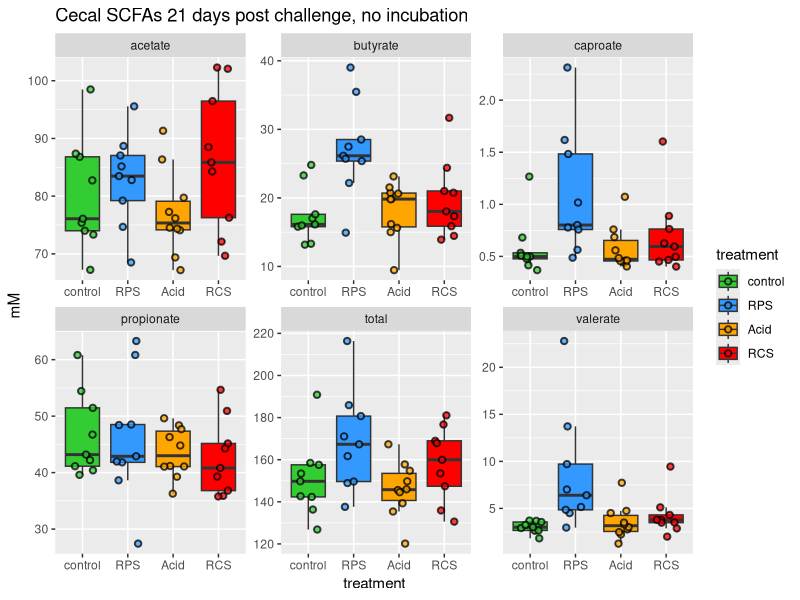
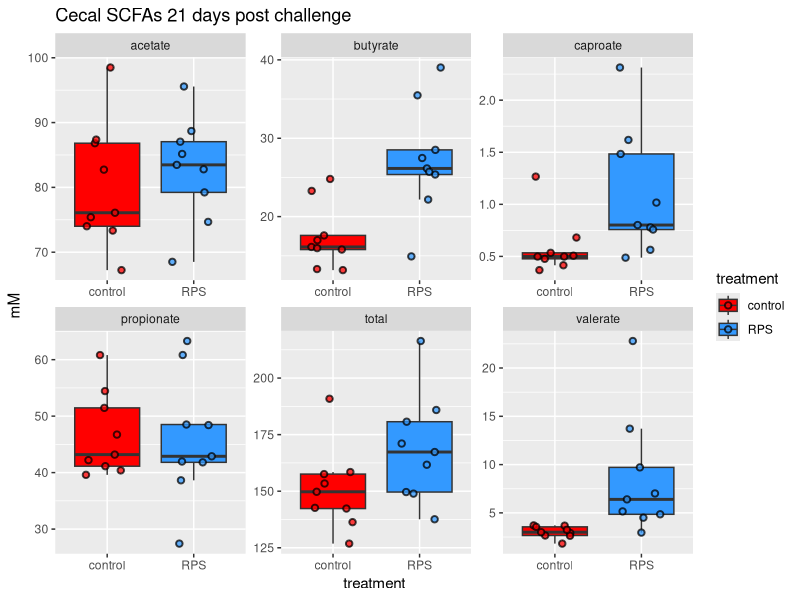
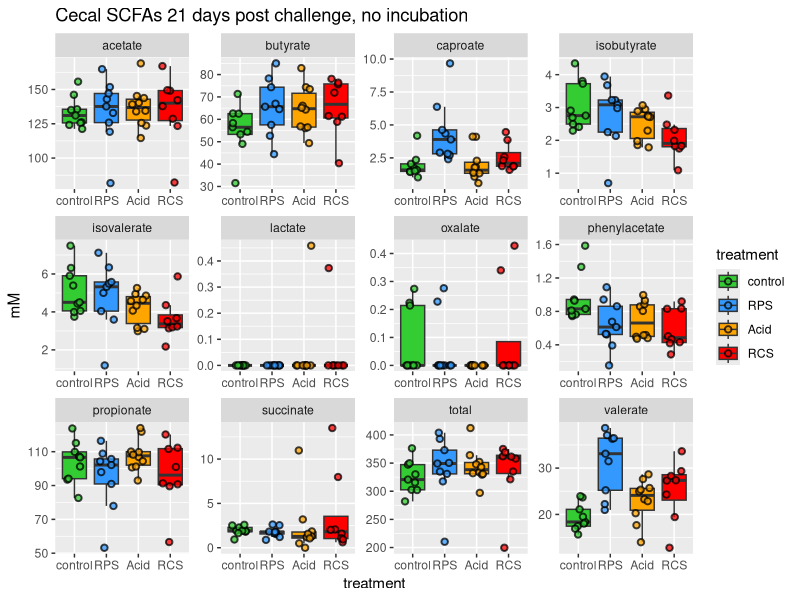
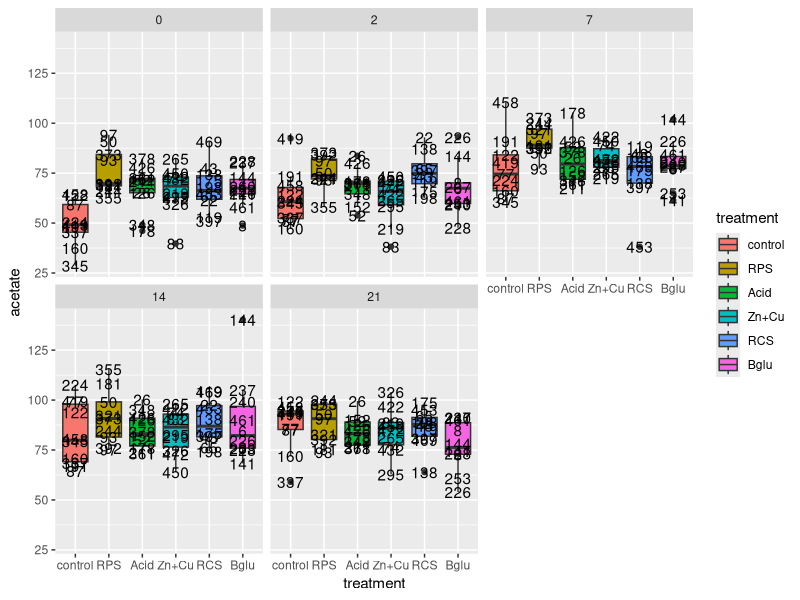
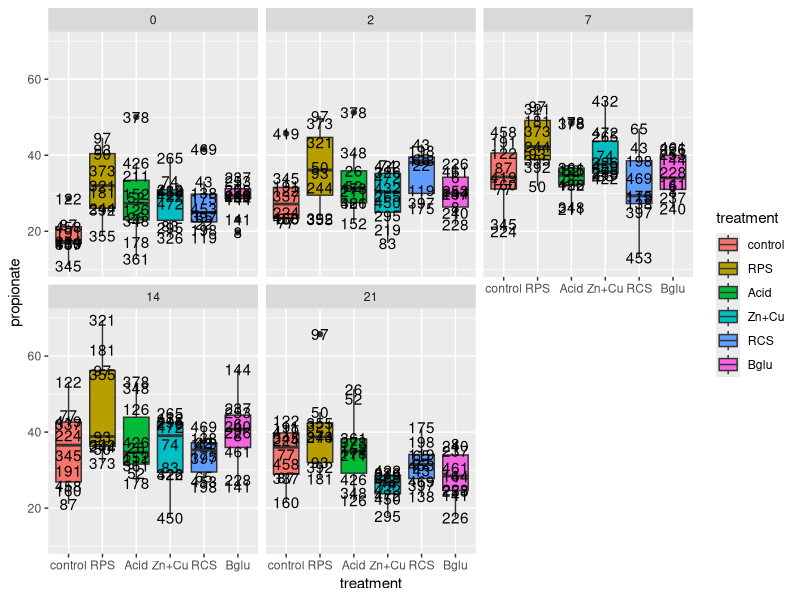
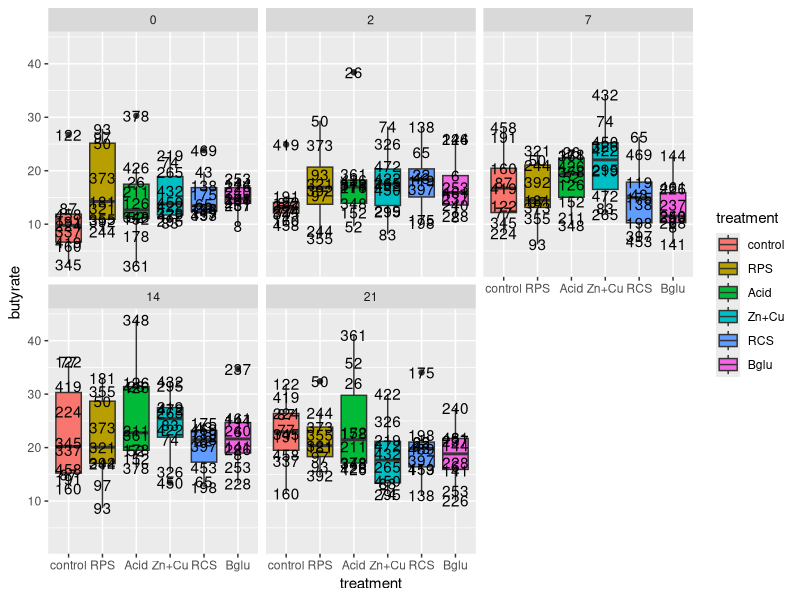
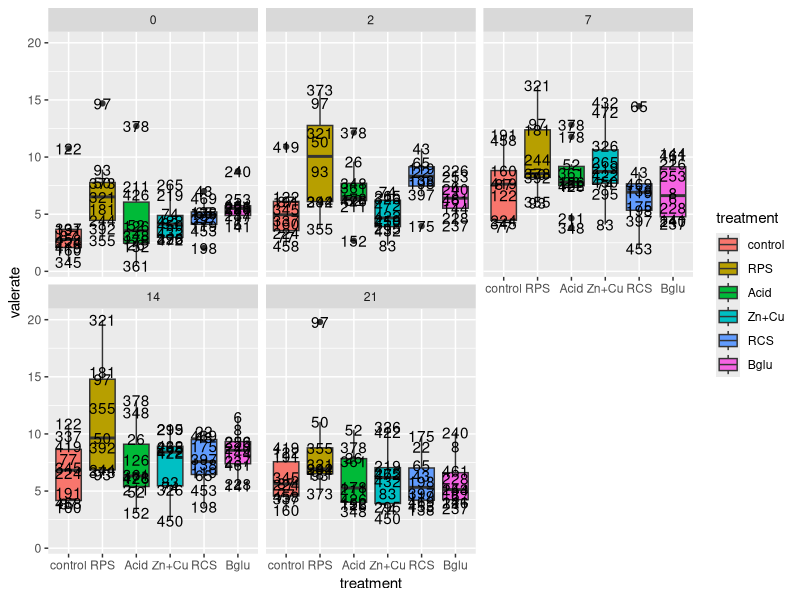
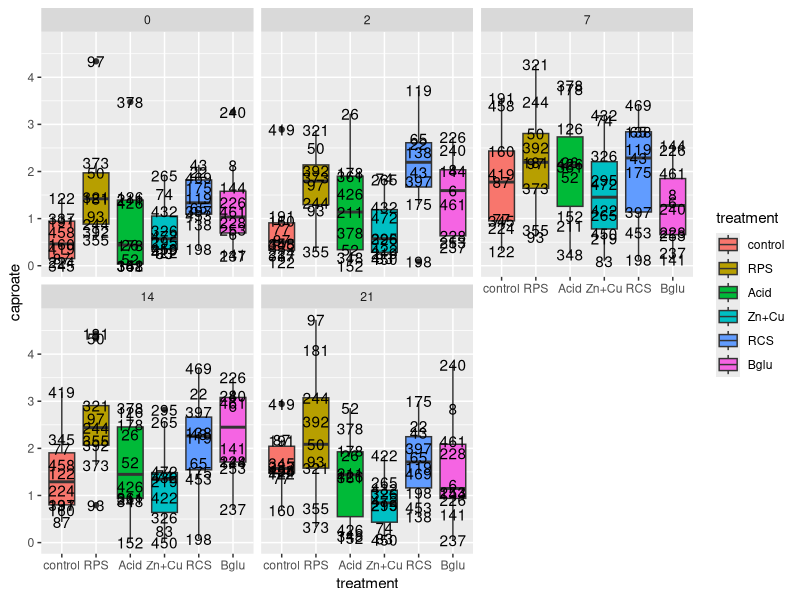

These charts were generated, in order, by the following R code:
# setwd('')
library(tidyverse)


vfas <- read_csv('./data/FS12b_vfas.csv')
vfas <- vfas %>% filter(treatment %in% c('control', 'RPS', 'Acid','RCS'))
vfas$treatment <- factor(vfas$treatment, levels = c('control', 'RPS', 'Acid', 'Zn+Cu', 'RCS', 'Bglu'))

vfas.gather <- vfas %>% gather(key = VFA, value = mM, -(pignum:hour))

vfas.gather$set <- paste(vfas.gather$hour, vfas.gather$treatment)

# initial peek #
vfas %>% filter(pignum %in% c(458, 461, 469, 472))


filter(vfas.gather, hour == 0 & VFA %in% c('acetate', 'butyrate', 'propionate', 'valerate', 'caproate', 'total')) %>%
  ggplot(aes(x=treatment, y=mM, group=set, fill=treatment)) +
  geom_boxplot(outlier.alpha = 0) +geom_jitter(shape=21, size=1.5, stroke=1, alpha=.75, width = .25)+
  scale_fill_manual(values=c('#33CC33', '#3399FF', 'orange', 'red', 'grey', 'purple')) + 
  facet_wrap(~VFA, scales = 'free') + ggtitle("Cecal SCFAs 21 days post challenge, no incubation")

#
filter(vfas.gather, hour == 0 &
         VFA %in% c('acetate', 'butyrate', 'propionate', 'valerate', 'caproate', 'total') & 
         treatment %in% c('control', 'RPS')) %>%
  ggplot(aes(x=treatment, y=mM, group=set, fill=treatment)) +
  geom_boxplot(outlier.alpha = 0) +geom_jitter(shape=21, size=1.5, stroke=1, alpha=.75, width = .25)+
  scale_fill_manual(values=c('red', '#3399FF', 'orange', 'red', 'grey', 'purple')) + 
  facet_wrap(~VFA, scales = 'free') + ggtitle("Cecal SCFAs 21 days post challenge")




filter(vfas.gather, hour == 24) %>% ggplot(aes(x=treatment, y=mM, group=set, fill=treatment)) +
  geom_boxplot(outlier.alpha = 0) +geom_jitter(shape=21, size=1.5, stroke=1, alpha=.75, width = .25)+
  scale_fill_manual(values=c('#33CC33', '#3399FF', 'orange', 'red', 'grey', 'purple')) + 
  facet_wrap(~VFA, scales = 'free') + ggtitle("Cecal SCFAs 21 days post challenge, no incubation")

### propionate in 24hr incubation seems to have suffered in ZN

# 0 and 24 hr together

# filter(vfas.gather, VFA != 'succinate') %>% ggplot(aes(x=hour, y=mM, group=set, fill=treatment)) +
#   geom_boxplot(outlier.alpha = 0) +
#   scale_fill_manual(values=c('#33CC33', '#3399FF', 'orange', 'red', 'grey', 'purple')) + 
#   facet_wrap(~VFA, scales = 'free')
# 
###

# tests for RPS vs control

buttest <- vfas.gather %>% filter(treatment %in% c('control', 'RPS') & hour ==0 & VFA == 'butyrate')
valtest <- vfas.gather %>% filter(treatment %in% c('control', 'RPS') & hour ==0 & VFA == 'valerate')
captest <- vfas.gather %>% filter(treatment %in% c('control', 'RPS') & hour ==0 & VFA == 'caproate')
tottest <- vfas.gather %>% filter(treatment %in% c('control', 'RPS') & hour ==0 & VFA == 'total')

wilcox.test(buttest$mM~buttest$treatment) # p-value = 0.00399
wilcox.test(valtest$mM~valtest$treatment) # p-value = 0.0007816
wilcox.test(captest$mM~captest$treatment) # p-value = 0.01061
wilcox.test(tottest$mM~tottest$treatment) # p-value = 0.1135


### for correlations ###

vfas0 <- filter(vfas, hour == 0) %>% select(-hour)

vfas24 <- filter(vfas, hour == 24) %>% select(-hour)

colnames(vfas24) <- paste('P', colnames(vfas24), sep = '_') # why 'P' ?  Because it shows the 'P'otential amount of VFAs for that bolus

colnames(vfas24)[1] <- 'pignum'

vfas_for_cor <- merge(vfas0, vfas24, by = 'pignum')

vfas_for_cor$day <- 21
vfas_for_cor$tissue <- 'cecal_contents'
vfas_for_cor <- vfas_for_cor %>% select(pignum, treatment, day, tissue, everything())


write_csv(vfas_for_cor, './data/FS12b_vfas_for_cor.csv')

############### FECAL DATA #################




library(tidyverse)


####### WARNING! I THINK THERE IS A PROBLEM WITH THE DATA FROM DAY 7 and 21!!!!!

### SUSPICIOUS AMOUNTS OF LACTATE AND SUCCINATE ARE PRESENT, USUALLY THESE ARE VERY RARE
### I THINK THERE WAS AN ISSUE DURING SAMPLE PREP
### MY GUESS IS THAT THE SAMPLES WERE ALLOWED TO THAW AT ROOM TEMP FOR TOO LONG AND 
### SOME BACTERIAL METABOLIC ACTIVITY GENERATED EXCESS LACTATE AND SUCCINATE
### USUALLY THESE WOULD BE CONVERTED TO OTHER SCFAS BY ANAEROBIC FERMENTATION BUT
### THE ANAEROBES PROBABLY DIED DUE TO OXYGEN EXPOSURE.


# write_csv(res.all, 'FS12b_fecal_vfas.csv')

res.all <- read_csv('./data/FS12b_fecal_vfas.csv')
tests <- filter(res.all, time == 0) %>% do(pwilx=pairwise.wilcox.test(.$butyrate, .$treatment, p.adjust.method = 'none'))
#pairwise.wilcox.test(p.adjust.method = )
tests[[1]]


tests <- filter(res.all, time == 0) %>% do(pwilx=pairwise.wilcox.test(.$caproate, .$treatment, p.adjust.method = 'none'))
#pairwise.wilcox.test(p.adjust.method = )
tests[[1]]


tests <- filter(res.all, time == 0) %>% do(pwilx=pairwise.wilcox.test(.$valerate, .$treatment, p.adjust.method = 'none'))
#pairwise.wilcox.test(p.adjust.method = )
tests[[1]]


res.all$treatment <- factor(res.all$treatment, levels=c('control', 'RPS', 'Acid', 'Zn+Cu', 'RCS', 'Bglu'))


res.all %>% ggplot(aes(x=treatment, y=acetate, fill=treatment)) + facet_wrap(~time) + geom_boxplot() + geom_text(aes(label=pignum))
res.all %>% ggplot(aes(x=treatment, y=propionate, fill=treatment)) + facet_wrap(~time) + geom_boxplot()+ geom_text(aes(label=pignum))
res.all %>% ggplot(aes(x=treatment, y=butyrate, fill=treatment)) + facet_wrap(~time) + geom_boxplot()+ geom_text(aes(label=pignum))
res.all %>% ggplot(aes(x=treatment, y=valerate, fill=treatment)) + facet_wrap(~time) + geom_boxplot()+ geom_text(aes(label=pignum))
res.all %>% ggplot(aes(x=treatment, y=caproate, fill=treatment)) + facet_wrap(~time) + geom_boxplot()+ geom_text(aes(label=pignum))
res.all %>% ggplot(aes(x=treatment, y=isovalerate, fill=treatment)) + facet_wrap(~time) + geom_boxplot()+ geom_text(aes(label=pignum))
res.all %>% ggplot(aes(x=treatment, y=oxalate, fill=treatment)) + facet_wrap(~time) + geom_boxplot()+ geom_text(aes(label=pignum))
res.all %>% ggplot(aes(x=treatment, y=phenylacetate, fill=treatment)) + facet_wrap(~time) + geom_boxplot()+ geom_text(aes(label=pignum))
res.all %>% ggplot(aes(x=treatment, y=succinate, fill=treatment)) + facet_wrap(~time) + geom_boxplot()+ geom_text(aes(label=pignum))
res.all %>% ggplot(aes(x=treatment, y=fumarate, fill=treatment)) + facet_wrap(~time) + geom_boxplot()+ geom_text(aes(label=pignum))
res.all %>% ggplot(aes(x=treatment, y=lactate, fill=treatment)) + facet_wrap(~time) + geom_boxplot()+ geom_text(aes(label=pignum))


res.gather <- res.all %>% gather(key = variable, value = concentration, -(pignum:set))

# res.gather %>% filter(variable == 'total')%>% ggplot(aes(x=time, y=concentration, group=pignum, color=treatment)) + geom_line()

res.sum <- res.gather %>%  group_by(time, treatment, variable) %>%
  summarise(mean=mean(concentration), sd=sd(concentration), n=n(), sterr=sd/sqrt(n))

res.sum <- res.sum %>% mutate(treat_var=paste(treatment, variable, sep='_'))

res.sum$treatment <- factor(res.sum$treatment, levels= c('control', 'RPS', 'Acid', 'Zn+Cu', 'RCS', 'Bglu'))

res.sum %>% ggplot(aes(x=time, y=mean, group=treat_var, color=treatment)) +
  geom_line() + facet_wrap(~variable, scales='free') + scale_color_manual(values=c('#33CC33', '#3399FF', 'orange', 'red', 'grey', 'purple')) + ggtitle('Mean concentration of fecal SCFAs over time')
 



